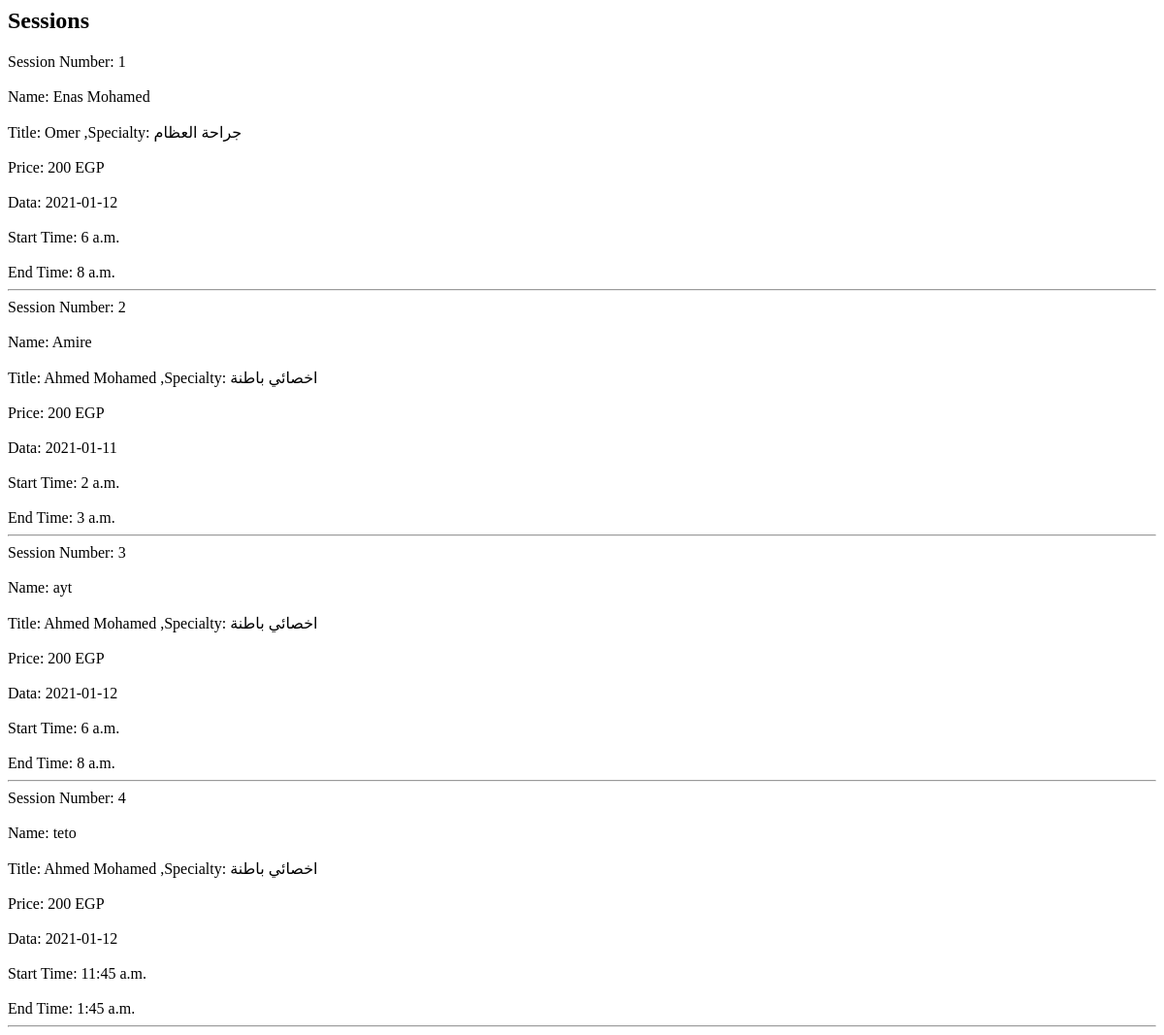
/sessions_details, run on an earlier commit of the app's database.
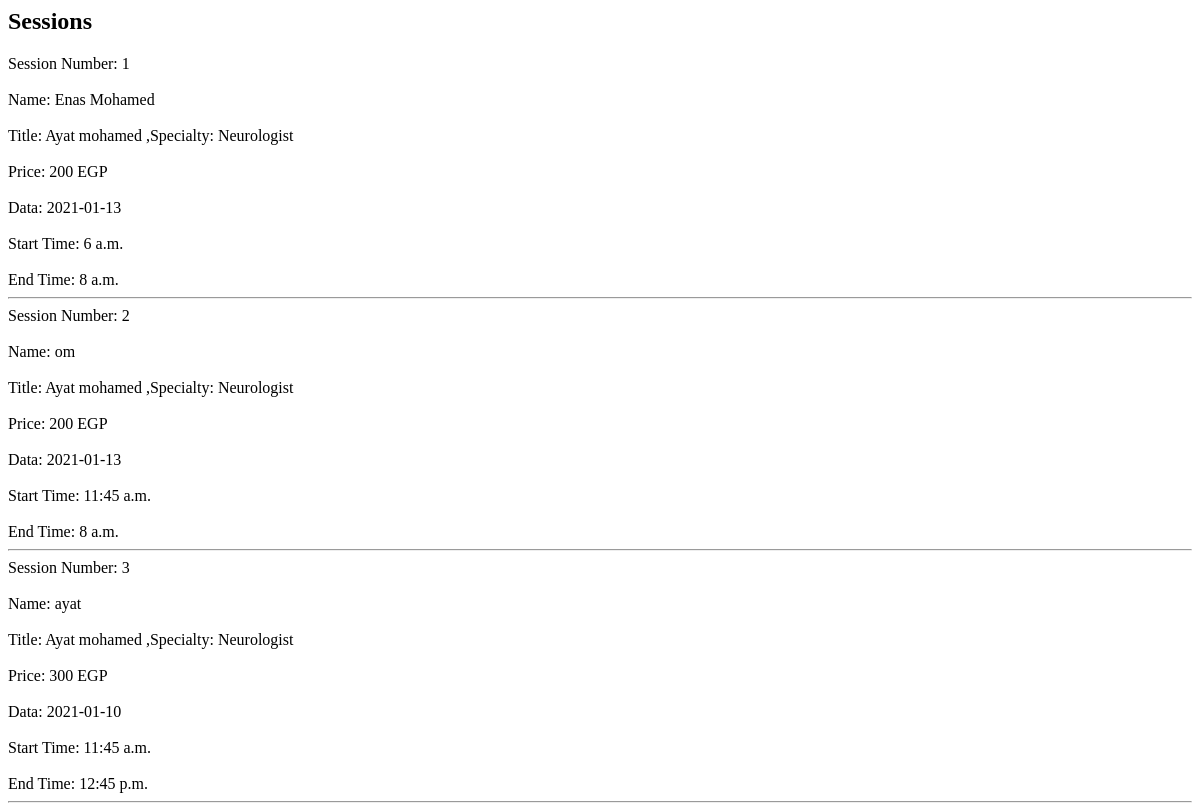
And on a later commit of the database.
### Doctor/models.py (models this page shows, shortened)
class Session(models.Model):
    name = models.CharField(max_length=50)
    title = models.ForeignKey(Specialty,on_delete=models.CASCADE)
    price = models.IntegerField()
    date = models.DateField(default=datetime.date.today)
    start_time = models.TimeField()
    end_time = models.TimeField()

class Specialty(models.Model):
    name_sp = models.CharField(max_length=250, null=True, blank=True)
    sep = models.ForeignKey(Doctor, on_delete=models.CASCADE,null=True, blank=True)
    def __str__(self):
        return '%s ,Specialty: %s' % (self.sep, self.name_sp)

class Doctor(models.Model):
    name = models.CharField(max_length=256)
    sessions = models.CharField(max_length=40, choices=CHOICES_SESSIONS)
    price = models.IntegerField(default=200)
    weekday = models.CharField(max_length=256,choices=WEEKDAYS,unique=True)
    from_hour = models.TimeField()
    to_hour = models.TimeField()
    class Meta:
        ordering = ('weekday', 'from_hour')
        unique_together = ('weekday', 'from_hour', 'to_hour')
    def __str__(self):
        return self.name

### Doctor/views.py (the view)
# urls.py: path('sessions_details', views.sessions_details, name='sessions_details'),
def sessions_details(request):
    sessions_details = Session.objects.all()
    return render(request,'sessions_details.html', {'sessions_details': sessions_details})

### Doctor/templates/sessions_details.html
{% load static %}
{% block body %}
<h2>Sessions </h2>
{% for sessions in sessions_details %}
    Session Number: {{ sessions.id }} <br><br/>
    Name: {{ sessions.name }} <br><br/>
    Title: {{ sessions.title }} <br><br/>
    Price: {{ sessions.price }} EGP <br><br/>
    Data: {{ sessions.date| date:"Y-m-d" }} <br><br/>
    Start Time: {{ sessions.start_time }}<br><br/>
    End Time: {{ sessions.end_time }}
<hr>
{% endfor %}
{% endblock body %}

What changed in the data, as far as the page shows it:
removed Session: id "4", name "teto", title "Ahmed Mohamed ,Specialty: اخصائي باطنة", price "200", date "2021-01-12", start_time "11:45 a.m.", end_time "1:45 a.m."
changed Session "Enas Mohamed": title "Omer ,Specialty: جراحة العظام" → "Ayat mohamed ,Specialty: Neurologist"; date "2021-01-12" → "2021-01-13"
changed Session id 2: name "Amire" → "om"; title "Ahmed Mohamed ,Specialty: اخصائي باطنة" → "Ayat mohamed ,Specialty: Neurologist"; date "2021-01-11" → "2021-01-13"; start_time "2 a.m." → "11:45 a.m."; end_time "3 a.m." → "8 a.m."
changed Session id 3: name "ayt" → "ayat"; title "Ahmed Mohamed ,Specialty: اخصائي باطنة" → "Ayat mohamed ,Specialty: Neurologist"; price "200" → "300"; date "2021-01-12" → "2021-01-10"; start_time "6 a.m." → "11:45 a.m."; end_time "8 a.m." → "12:45 p.m."
